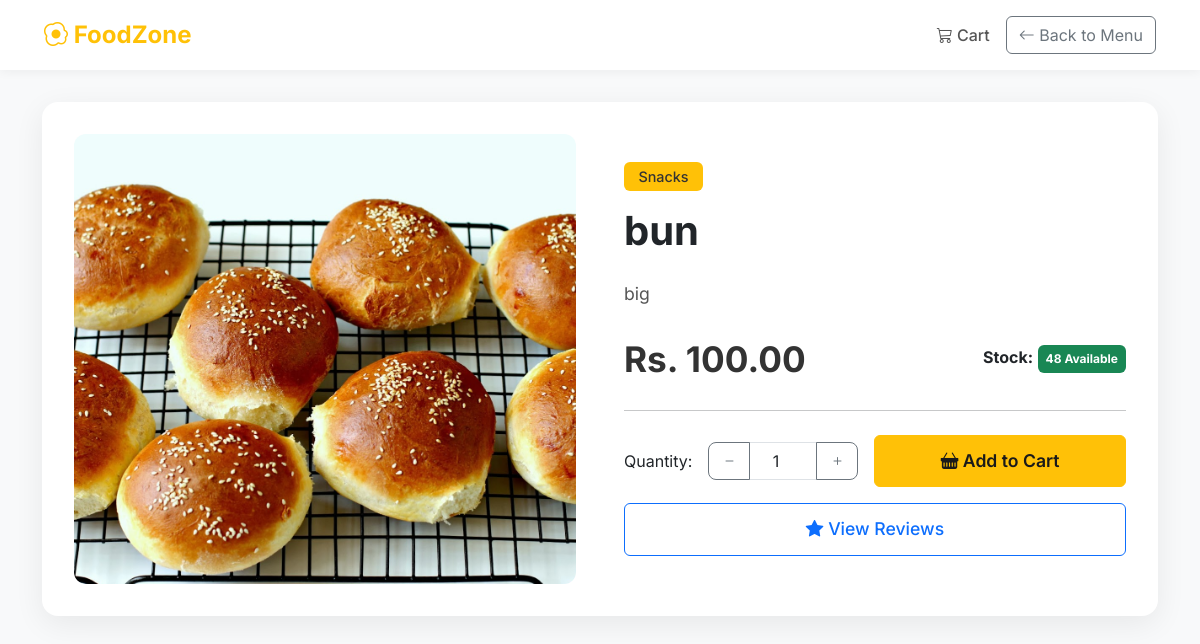
Screenshot of /customer/view_item.php?food_id=8 (signed in) with the database file from the repository.
### tables this page shows
CREATE TABLE `food_items` (
  `id` int(11) NOT NULL,
  `name` varchar(100) DEFAULT NULL,
  `description` text DEFAULT NULL,
  `price` decimal(10,2) DEFAULT NULL,
  `image` varchar(255) DEFAULT NULL,
  `category_id` int(11) DEFAULT NULL,
  `created_at` timestamp NOT NULL DEFAULT current_timestamp(),
  `category` varchar(50) DEFAULT 'Uncategorized',
  `new_category_id` int(11) DEFAULT NULL,
  `stock` int(11) NOT NULL DEFAULT 0
);

CREATE TABLE `categories` (
  `id` int(11) NOT NULL,
  `name` varchar(100) DEFAULT NULL
);

### customer/view_item.php (the view, shortened to what this page needs)
<?php
include("../includes/db.php");
$food_id = isset($_GET['food_id']) ? (int)$_GET['food_id'] : 0;
$stmt = $conn->prepare("SELECT f.*, c.name AS category_name FROM food_items f LEFT JOIN categories c ON f.category_id = c.id WHERE f.id = ?");
$stmt->bind_param("i", $food_id);
$stmt->execute();
$result = $stmt->get_result();
$food = $result->fetch_assoc();
$imageFile = basename($food['image']);
$imgSrc = file_exists("../assets/uploads/" . $imageFile) && !empty($food['image']) ? "../assets/uploads/" . $imageFile : "../assets/uploads/default-food.png";
?>
<!DOCTYPE html>
<html lang="en">
<head>
    <link href="https://cdn.jsdelivr.net/npm/bootstrap-icons/font/bootstrap-icons.css" rel="stylesheet">
    <link href="https://cdn.jsdelivr.net/npm/bootstrap@5.3.0/dist/css/bootstrap.min.css" rel="stylesheet">
</head>
<body>
<nav class="navbar navbar-expand-lg navbar-custom sticky-top">
    <div class="container-fluid">
        <a class="navbar-brand fs-4" href="menu.php"><i class="bi bi-egg-fried"></i> FoodZone</a>
        <div class="d-flex align-items-center">
            <a class="nav-link me-3" href="cart.php"><i class="bi bi-cart3"></i> Cart</a>
            <a href="menu.php" class="btn btn-outline-secondary"><i class="bi bi-arrow-left"></i> Back to Menu</a>
        </div>
    </div>
</nav>
<div class="container">
    <div class="details-container">
        <div class="row g-5 align-items-center">
            <div class="col-lg-6">
                <img src="<?= $imgSrc ?>" class="food-image" alt="<?= htmlspecialchars($food['name']) ?>">
            </div>
            <div class="col-lg-6">
                <?php if ($food['category_name']): ?>
                    <span class="badge category-badge mb-3"><?= htmlspecialchars($food['category_name']) ?></span>
                <?php endif; ?>
                <h1 class="food-title"><?= htmlspecialchars($food['name']) ?></h1>
                <p class="food-description my-4"><?= nl2br(htmlspecialchars($food['description'])) ?></p>
                <div class="d-flex align-items-center justify-content-between mb-4">
                    <p class="price-tag mb-0">Rs. <?= number_format($food['price'], 2) ?></p>
                    <p class="mb-0">
                        <strong>Stock:</strong>
                        <?php if ($food['stock'] > 0): ?>
                            <span class="badge bg-success p-2"><?= (int)$food['stock'] ?> Available</span>
                        <?php else: ?>
                            <span class="badge bg-danger p-2">Out of Stock</span>
                        <?php endif; ?>
                    </p>
                </div>
                <hr class="my-4">
                <?php if ($food['stock'] > 0): ?>
                    <form action="add_to_cart.php" method="GET">
                        <div class="row g-3 align-items-center">
                            <div class="col-auto">
                                <label for="qty" class="form-label mb-0">Quantity:</label>
                            </div>
                            <div class="col-auto">
                                <div class="input-group quantity-selector" style="width: 150px;">
                                    <button type="button" class="btn btn-outline-secondary" onclick="updateQty(-1)"><i class="bi bi-dash"></i></button>
                                    <input type="number" name="qty" id="qty" value="1" min="1" max="<?= (int)$food['stock'] ?>" class="form-control text-center">
                                    <button type="button" class="btn btn-outline-secondary" onclick="updateQty(1)"><i class="bi bi-plus"></i></button>
                                </div>
                            </div>
                            <div class="col">
                                <button type="submit" class="btn btn-add-to-cart w-100"><i class="bi bi-basket-fill"></i> Add to Cart</button>
                            </div>
                        </div>
                    </form>
                <?php else: ?>
                    <button class="btn btn-secondary w-100" disabled>Out of Stock</button>
                <?php endif; ?>
                <div class="d-grid mt-3">
                     <a href="view_reviews.php?food_id=<?= $food['id'] ?>" class="btn btn-outline-primary btn-view-reviews"><i class="bi bi-star-fill"></i> View Reviews</a>
                </div>
            </div>
        </div>
    </div>
</div>
</body>
</html>

### customer/view_item.php (style rules this page uses)
body { font-family: 'Inter', sans-serif; background-color: #f8f9fa; }
.navbar-custom { background-color: #ffffff; box-shadow: 0 2px 10px rgba(0,0,0,0.05); padding: 0.75rem 2rem; }
.navbar-brand { font-weight: 700; color: #ffc107 !important; }
.nav-link { color: #555 !important; font-weight: 500; transition: color 0.2s; }
.details-container { background-color: #ffffff; border-radius: 16px; padding: 2rem; margin-top: 2rem; box-shadow: 0 8px 30px rgba(0,0,0,0.07); }
.food-image { width: 100%; height: 450px; object-fit: cover; border-radius: 12px; }
.food-title { font-size: 2.5rem; font-weight: 700; }
.category-badge { background-color: #ffc107 !important; color: #333 !important; font-weight: 500; padding: 0.5em 1em; font-size: 0.9rem; }
.food-description { font-size: 1.1rem; color: #555; line-height: 1.7; }
.price-tag { font-size: 2.2rem; font-weight: 700; color: #333; }
.quantity-selector .form-control { border-left: none; border-right: none; border-radius: 0; box-shadow: none; min-width: 60px; }
.quantity-selector .btn { border-radius: 8px 0 0 8px; }
.quantity-selector .btn:last-child { border-radius: 0 8px 8px 0; }
.btn-add-to-cart { background-color: #ffc107; border-color: #ffc107; color: #1a1a1a; font-weight: 600; padding: 0.75rem 1.5rem; font-size: 1.1rem; }
.btn-view-reviews { font-weight: 500; padding: 0.75rem 1.5rem; font-size: 1.1rem; }

### rows the page displays
food_items: image (picture), category.name "Snacks", name "bun", description "big", price "100.00", stock "48"
